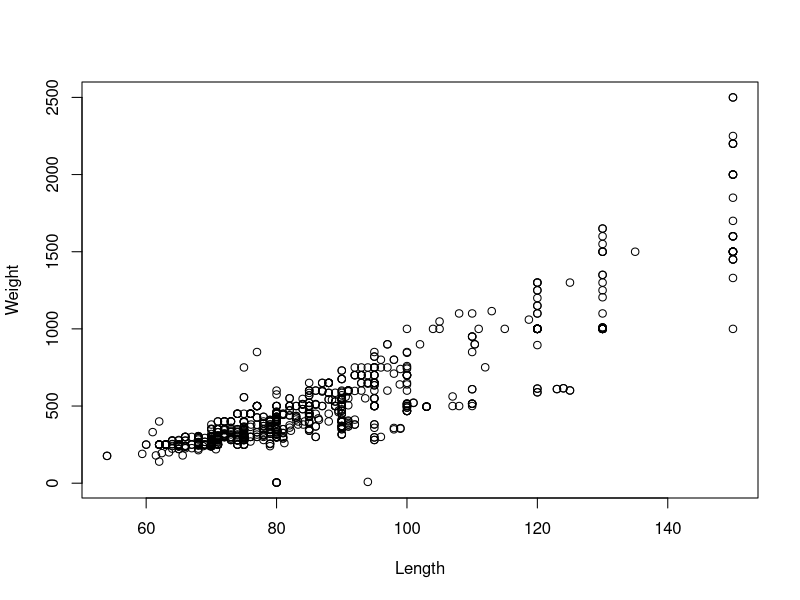

Source code (R): (Note: this script raises an error after producing the figure.)
setwd("~/Dropbox/SNAP/SNAP Working Group Repository/SNAPwg/Kenya/Lobster")
Lobs <- read.csv("Length-weight.csv")

str(Lobs)
attach(Lobs)
plot(Length,Weight)

Mod <- nls(Weight ~ A*(Length^B),start = list(A= 1, B=3),main="P. ornatus Length-Weight")
coef(Mod)

lens <- seq(1,150,by=1)

LenWei <- coef(Mod)[1]*(lens^coef(Mod)[2])
lines(lens,LenWei)
legend("topleft",legend=c(paste("A = ",round(coef(Mod)[1],3),sep=""),paste("B = ",round(coef(Mod)[2],3),sep="")))


#Len at min weight
#66.5mm

coef(Mod)[1]*(67^coef(Mod)[2])

hist(Length,breaks=seq(0,160,1))$counts
table(Length)
hist(Length,breaks=seq(0,160,1))$mids


# Selectivity at length: sel50 = 63.5, sel95 = 79.5 
#VB growth
Lt2Age<-function(Linf,k,t0,lt)
{
  age.lt<-(t0-(log(1-(lt/Linf))/k))
  return(age.lt)
}

Sel50<-Lt2Age(150,0.57,0,63.5)
Sel95<-Lt2Age(150,0.57,0,79.5)
MinSize <- Lt2Age(150,0.57,0,66.5)

#First reproduction at 75mm, McFarlane and Moore 1986
Lt2Age(150,0.57,0,75)
